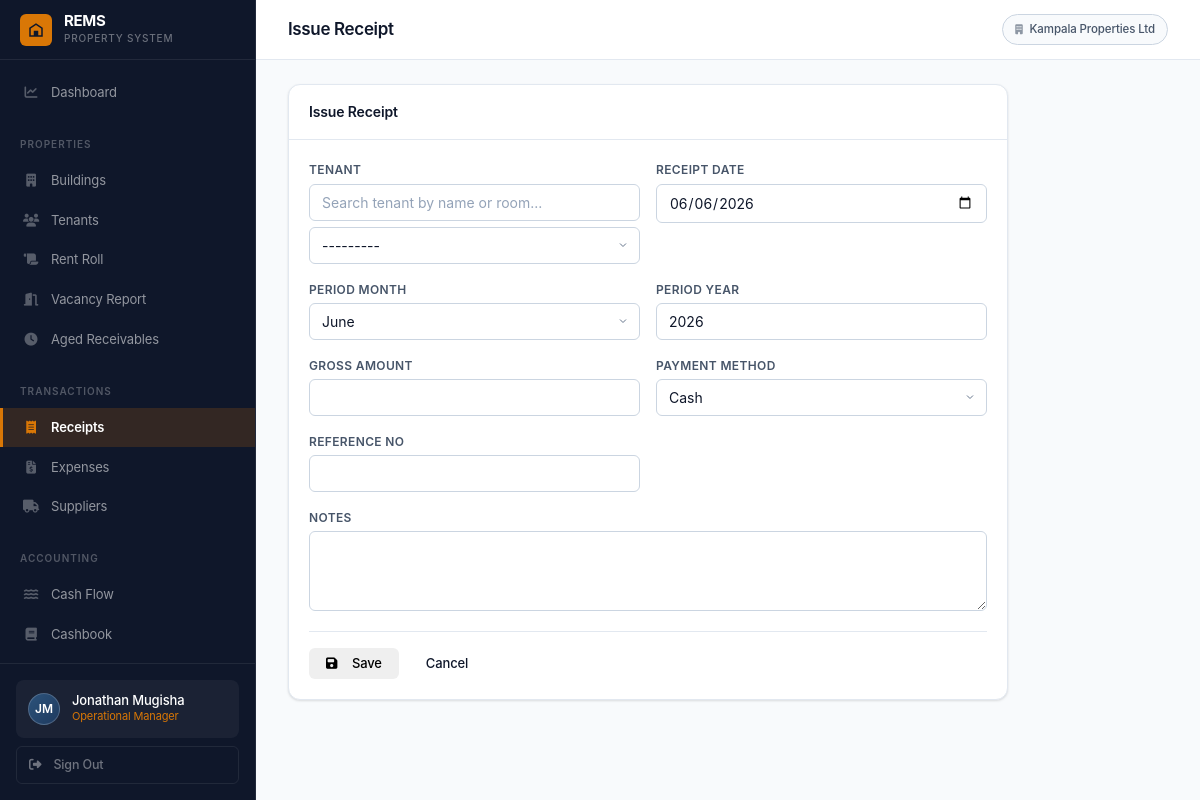
/receipts/create/ (signed in), run on the app's committed database.
### accounts/models.py (models this page shows, shortened)
class User(AbstractUser):
    ROLE_SUPER_ADMIN        = 'super_admin'
    ROLE_OP_MANAGER         = 'op_manager'
    ROLE_PROPERTY_MANAGER   = 'property_manager'
    ROLE_CASHIER_RECEIPTS   = 'cashier_receipts'
    ROLE_CASHIER_EXPENSES   = 'cashier_expenses'
    ROLE_ACCOUNTANT         = 'accountant'
    ROLE_CHOICES = [
        (ROLE_SUPER_ADMIN,      'Super Admin'),
        (ROLE_OP_MANAGER,       'Operational Manager'),
        (ROLE_PROPERTY_MANAGER, 'Property Manager'),
        (ROLE_CASHIER_RECEIPTS, 'Cashier – Receipts'),
        (ROLE_CASHIER_EXPENSES, 'Cashier – Expenses'),
        (ROLE_ACCOUNTANT,       'Accountant'),
    ]
    organisation = models.ForeignKey(
        Organisation, null=True, blank=True,
        on_delete=models.SET_NULL, related_name='users'
    )
    role = models.CharField(max_length=30, choices=ROLE_CHOICES, default=ROLE_CASHIER_RECEIPTS)
    phone = models.CharField(max_length=30, blank=True)
    is_active = models.BooleanField(default=True)
    buildings = models.ManyToManyField('buildings.Building', blank=True, related_name='assigned_users')
    def has_role(self, role_key):
        if self.role == role_key:
            return True
        return self.user_roles.filter(role=role_key).exists()
    @property
    def is_super_admin(self):
        return self.has_role(self.ROLE_SUPER_ADMIN)
    @property
    def is_op_manager(self):
        return self.has_role(self.ROLE_OP_MANAGER)
    @property
    def is_accountant(self):
        return self.has_role(self.ROLE_ACCOUNTANT)
    def can_access_finance(self):
        return self.is_op_manager or self.is_accountant
    def can_receipt(self):
        return self.is_op_manager or self.is_cashier_receipts
    def can_expense(self):
        return self.is_op_manager or self.is_cashier_expenses
    def can_manage_tenants(self):
        return self.is_op_manager or self.is_property_manager
    def can_configure_taxes(self):
        return self.is_accountant
    def get_buildings_qs(self):
        from buildings.models import Building
        if self.is_super_admin:
            return Building.objects.all()
        if self.is_op_manager:
            return Building.objects.filter(organisation=self.organisation)
        assigned = self.buildings.filter(organisation=self.organisation)
        if assigned.exists():
            return assigned
        return Building.objects.filter(organisation=self.organisation)

class Organisation(models.Model):
    name = models.CharField(max_length=200)
    contact_email = models.EmailField()
    phone = models.CharField(max_length=30, blank=True)
    address = models.TextField(blank=True)
    subscription_status = models.CharField(
        max_length=20,
        choices=[('active', 'Active'), ('suspended', 'Suspended'), ('trial', 'Trial')],
        default='trial'
    )
    created_at = models.DateTimeField(auto_now_add=True)
    class Meta:
        ordering = ['name']

### receipts/views.py (the view, shortened to what this page needs)
# urls.py: path('create/',         views.receipt_create, name='create'),
@login_required
def receipt_create(request):
    if not request.user.can_receipt():
        return HttpResponseForbidden()
    form = ReceiptForm(request.POST or None, user=request.user)
    active_taxes = TaxSetting.objects.filter(
        organisation=request.user.organisation,
        is_active=True,
        tax_type=TaxSetting.TYPE_RECEIPT,
    )
    return render(request, 'receipts/receipt_form.html', {'form': form, 'taxes': active_taxes, 'title': 'Issue Receipt'})

### receipts/forms.py
class ReceiptForm(forms.ModelForm):
    class Meta:
        model = Receipt
        fields = ['tenant', 'receipt_date', 'period_month', 'period_year',
                  'gross_amount', 'payment_method', 'reference_no', 'notes']
        widgets = {
            'receipt_date': forms.DateInput(attrs={'type': 'date'}),
            'notes': forms.Textarea(attrs={'rows': 2}),
        }
    def __init__(self, *args, user=None, **kwargs):
        super().__init__(*args, **kwargs)
        if user:
            buildings = user.get_buildings_qs()
            self.fields['tenant'].queryset = Tenant.objects.filter(building__in=buildings, status='active')
        today = datetime.date.today()
        self.fields['receipt_date'].initial = today
        self.fields['period_month'].initial = today.month
        self.fields['period_year'].initial = today.year
        self.fields['period_month'].widget = forms.Select(choices=[(i, datetime.date(2000, i, 1).strftime('%B')) for i in range(1, 13)])

### tenants/models.py (called while the page is built)
    def __str__(self):
        return f"{self.full_name} — Room {self.room_number} ({self.building.name})"

### templates/receipts/receipt_form.html (shortened to what this page needs)
{% extends 'base.html' %}
{% block page_title %}{{ title }}{% endblock %}
{% block content %}
<div style="max-width:720px;">
  <div class="card">
    <div class="card-header">
      <span class="card-title">{{ title }}</span>
    </div>
    <div class="card-body">
      <form method="post" novalidate>
        <div class="form-grid">
          {% for field in form %}
          <div class="form-group {% if field.field.widget.attrs.rows or field|length > 60 %}form-full{% endif %}">
            <label class="form-label">{{ field.label }}</label>
            {{ field }}
          </div>
          {% endfor %}
        </div>
        <div style="display:flex;gap:10px;margin-top:20px;padding-top:16px;border-top:1px solid var(--border);">
          <button type="submit" class="btn btn-gold"><i class="fas fa-save"></i>&nbsp; Save</button>
          <a href="javascript:history.back()" class="btn btn-outline">Cancel</a>
        </div>
      </form>
    </div>
  </div>
</div>
{% endblock %}

### templates/base.html (shortened to what this page needs)
{% load humanize %}
<!DOCTYPE html>
<html lang="en">
<head>
<link rel="stylesheet" href="https://cdnjs.cloudflare.com/ajax/libs/font-awesome/6.5.0/css/all.min.css">
<link rel="stylesheet" href="/static/css/rems.css">
</head>
<body>
<aside class="sidebar">
  <a href="{% url 'dashboard:home' %}" class="sidebar-brand">
    <div class="sidebar-brand-mark">
      <svg viewBox="0 0 24 24" xmlns="http://www.w3.org/2000/svg">
        <path d="M3 21V9l9-6 9 6v12H3zm2-2h4v-4h6v4h4V10.1L12 5.2 5 10.1V19zm4-4h6v-2H9v2z"/>
      </svg>
    </div>
    <div>
      <div class="sidebar-brand-name">REMS</div>
      <div class="sidebar-brand-sub">Property System</div>
    </div>
  </a>
  <nav class="sidebar-nav">
    {% if user.is_op_manager or user.is_super_admin %}
    <a href="{% url 'dashboard:home' %}"
       class="nav-item {% if request.resolver_match.app_name == 'dashboard' %}active{% endif %}">
      <span class="nav-icon"><i class="fas fa-chart-line"></i></span> Dashboard
    </a>
    {% endif %}
    {% if user.can_manage_tenants or user.is_op_manager %}
    <div class="nav-section">Properties</div>
    {% if user.is_op_manager or user.is_super_admin %}
    <a href="{% url 'buildings:list' %}"
       class="nav-item {% if request.resolver_match.app_name == 'buildings' %}active{% endif %}">
      <span class="nav-icon"><i class="fas fa-building"></i></span> Buildings
    </a>
    {% endif %}
    <a href="{% url 'tenants:list' %}"
       class="nav-item {% if request.resolver_match.app_name == 'tenants' and 'vacancy' not in request.path and 'aged' not in request.path and 'rent-roll' not in request.path %}active{% endif %}">
      <span class="nav-icon"><i class="fas fa-users"></i></span> Tenants
    </a>
    <a href="{% url 'tenants:rent_roll' %}"
       class="nav-item {% if 'rent-roll' in request.path %}active{% endif %}">
      <span class="nav-icon"><i class="fas fa-scroll"></i></span> Rent Roll
    </a>
    <a href="{% url 'tenants:vacancy' %}"
       class="nav-item {% if 'vacancy' in request.path %}active{% endif %}">
      <span class="nav-icon"><i class="fas fa-door-open"></i></span> Vacancy Report
    </a>
    <a href="{% url 'tenants:aged_receivables' %}"
       class="nav-item {% if 'aged-receivables' in request.path %}active{% endif %}">
      <span class="nav-icon"><i class="fas fa-clock"></i></span> Aged Receivables
    </a>
    {% endif %}
    {% if user.can_receipt or user.can_expense %}
    <div class="nav-section">Transactions</div>
    {% if user.can_receipt %}
    <a href="{% url 'receipts:list' %}"
       class="nav-item {% if request.resolver_match.app_name == 'receipts' %}active{% endif %}">
      <span class="nav-icon"><i class="fas fa-receipt"></i></span> Receipts
    </a>
    {% endif %}
    {% if user.can_expense %}
    <a href="{% url 'expenses:list' %}"
       class="nav-item {% if request.resolver_match.app_name == 'expenses' and 'supplier' not in request.path %}active{% endif %}">
      <span class="nav-icon"><i class="fas fa-file-invoice-dollar"></i></span> Expenses
    </a>
    <a href="{% url 'expenses:supplier_list' %}"
       class="nav-item {% if 'supplier' in request.path %}active{% endif %}">
      <span class="nav-icon"><i class="fas fa-truck"></i></span> Suppliers
    </a>
    {% endif %}
    {% endif %}
    {% if user.can_access_finance or user.can_manage_tenants %}
    <div class="nav-section">Accounting</div>
    {% if user.can_manage_tenants %}
    <a href="{% url 'finance:cash_flow' %}"
       class="nav-item {% if 'cash-flow' in request.path %}active{% endif %}">
      <span class="nav-icon"><i class="fas fa-water"></i></span> Cash Flow
    </a>
    {% endif %}
    {% if user.can_access_finance %}
    <a href="{% url 'finance:cashbook' %}"
       class="nav-item {% if 'cashbook' in request.path %}active{% endif %}">
      <span class="nav-icon"><i class="fas fa-book"></i></span> Cashbook
    </a>
    <a href="{% url 'finance:debtor_ledger' %}"
       class="nav-item {% if 'debtor-ledger' in request.path %}active{% endif %}">
    </a>
    {% endif %}
    {% endif %}
  </nav>
  <div class="sidebar-footer">
    <div class="user-chip">
      <div class="user-avatar">{{ user.first_name.0|upper }}{{ user.last_name.0|upper }}</div>
      <div style="min-width:0;">
        <div class="user-name">{{ user.get_full_name|default:user.username }}</div>
        <div class="user-role">
          {{ user.get_role_display }}{% for r in user.user_roles.all %} &middot; {{ r.get_role_display }}{% endfor %}
        </div>
      </div>
    </div>
    <a href="{% url 'accounts:logout' %}" class="sidebar-signout">
      <i class="fas fa-sign-out-alt"></i> Sign Out
    </a>
  </div>
</aside>
<div class="main-wrapper">
  <header class="topbar">
    <div class="topbar-left">
      <h1 class="page-title">{% block page_title %}{% endblock %}</h1>
    </div>
    <div class="topbar-actions">
      {% if user.organisation %}
      <span class="org-label">
        <i class="fas fa-building" style="font-size:10px;margin-right:4px;opacity:.6;"></i>
        {{ user.organisation.name }}
      </span>
      {% endif %}
    </div>
  </header>
  <main class="content">
    {% block content %}{% endblock %}
  </main>
</div>
</body>
</html>

### data on the page
User: first_name.0 "J", last_name.0 "M", get_full_name "Jonathan Mugisha", role "Operational Manager", organisation.name "Kampala Properties Ltd"

### other printed values
{{ title }} "Issue Receipt"
{{ field.label }} "TENANT" "RECEIPT DATE" "PERIOD MONTH" "PERIOD YEAR" "GROSS AMOUNT" "PAYMENT METHOD" "REFERENCE NO" "NOTES"
